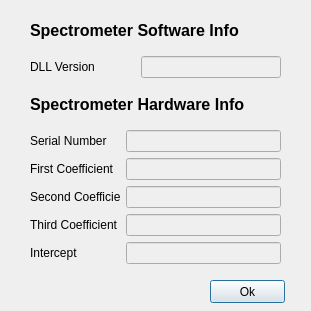
<?xml version="1.0" encoding="UTF-8"?>
<ui version="4.0">
 <class>AboutSMSDialog</class>
 <widget class="QDialog" name="AboutSMSDialog">
  <property name="geometry">
   <rect>
    <x>0</x>
    <y>0</y>
    <width>311</width>
    <height>311</height>
   </rect>
  </property>
  <property name="windowTitle">
   <string>About SMS500</string>
  </property>
  <widget class="QPushButton" name="pushButton">
   <property name="geometry">
    <rect>
     <x>210</x>
     <y>280</y>
     <width>75</width>
     <height>23</height>
    </rect>
   </property>
   <property name="text">
    <string>Ok</string>
   </property>
  </widget>
  <widget class="QWidget" name="verticalLayoutWidget">
   <property name="geometry">
    <rect>
     <x>30</x>
     <y>10</y>
     <width>251</width>
     <height>254</height>
    </rect>
   </property>
   <layout class="QVBoxLayout" name="verticalLayout">
    <item>
     <widget class="QLabel" name="label">
      <property name="font">
       <font>
        <pointsize>12</pointsize>
        <weight>75</weight>
        <bold>true</bold>
       </font>
      </property>
      <property name="text">
       <string>Spectrometer Software Info</string>
      </property>
     </widget>
    </item>
    <item>
     <layout class="QGridLayout" name="gridLayout">
      <item row="0" column="0">
       <widget class="QLabel" name="label_2">
        <property name="sizePolicy">
         <sizepolicy hsizetype="Preferred" vsizetype="Preferred">
          <horstretch>0</horstretch>
          <verstretch>0</verstretch>
         </sizepolicy>
        </property>
        <property name="text">
         <string>DLL Version            </string>
        </property>
       </widget>
      </item>
      <item row="0" column="1">
       <widget class="QLineEdit" name="lineEditDLLVersion">
        <property name="enabled">
         <bool>false</bool>
        </property>
        <property name="sizePolicy">
         <sizepolicy hsizetype="Expanding" vsizetype="Fixed">
          <horstretch>0</horstretch>
          <verstretch>0</verstretch>
         </sizepolicy>
        </property>
       </widget>
      </item>
     </layout>
    </item>
    <item>
     <widget class="QLabel" name="label_3">
      <property name="font">
       <font>
        <pointsize>12</pointsize>
        <weight>75</weight>
        <bold>true</bold>
       </font>
      </property>
      <property name="text">
       <string>Spectrometer Hardware Info</string>
      </property>
     </widget>
    </item>
    <item>
     <layout class="QGridLayout" name="gridLayout_2">
      <item row="0" column="0">
       <widget class="QLabel" name="label_4">
        <property name="text">
         <string>Serial Number</string>
        </property>
       </widget>
      </item>
      <item row="1" column="0">
       <widget class="QLabel" name="label_5">
        <property name="text">
         <string>First Coefficient</string>
        </property>
       </widget>
      </item>
      <item row="2" column="0">
       <widget class="QLabel" name="label_6">
        <property name="maximumSize">
         <size>
          <width>90</width>
          <height>20</height>
         </size>
        </property>
        <property name="text">
         <string>Second Coefficient</string>
        </property>
       </widget>
      </item>
      <item row="3" column="0">
       <widget class="QLabel" name="label_7">
        <property name="text">
         <string>Third Coefficient</string>
        </property>
       </widget>
      </item>
      <item row="4" column="0">
       <widget class="QLabel" name="label_8">
        <property name="text">
         <string>Intercept</string>
        </property>
       </widget>
      </item>
      <item row="0" column="1">
       <widget class="QLineEdit" name="lineEditSerialNumber">
        <property name="enabled">
         <bool>false</bool>
        </property>
       </widget>
      </item>
      <item row="1" column="1">
       <widget class="QLineEdit" name="lineEditFirstCoefficient">
        <property name="enabled">
         <bool>false</bool>
        </property>
       </widget>
      </item>
      <item row="2" column="1">
       <widget class="QLineEdit" name="lineEditSecondCoefficient">
        <property name="enabled">
         <bool>false</bool>
        </property>
       </widget>
      </item>
      <item row="3" column="1">
       <widget class="QLineEdit" name="lineEditThirdCoefficient">
        <property name="enabled">
         <bool>false</bool>
        </property>
       </widget>
      </item>
      <item row="4" column="1">
       <widget class="QLineEdit" name="lineEditIntercept">
        <property name="enabled">
         <bool>false</bool>
        </property>
       </widget>
      </item>
     </layout>
    </item>
   </layout>
  </widget>
 </widget>
 <resources/>
 <connections>
  <connection>
   <sender>pushButton</sender>
   <signal>clicked()</signal>
   <receiver>AboutSMSDialog</receiver>
   <slot>accept()</slot>
   <hints>
    <hint type="sourcelabel">
     <x>327</x>
     <y>278</y>
    </hint>
    <hint type="destinationlabel">
     <x>206</x>
     <y>279</y>
    </hint>
   </hints>
  </connection>
 </connections>
</ui>
